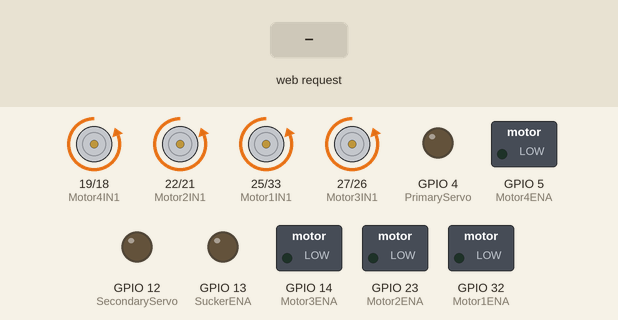
Simulated run of this sketch. Board: ESP32. Shown: motor-driver pin pairs drawn as motors (green arrow = first pin HIGH = forward, orange = second pin HIGH = backward, longer = more drive), switched loads named in the sketch (green lamp = pin HIGH), output pins drawn as LEDs (lit = HIGH). The inputs (shaded band) are chosen by the test bench. What the sketch prints to the serial monitor is not drawn.

Above: at 1.2 s.
1.3 s: HTTP request GET /?speed=1 received
Timing chart, 0 to 4.3 s (numbered marks = the images above; inputs shaded):
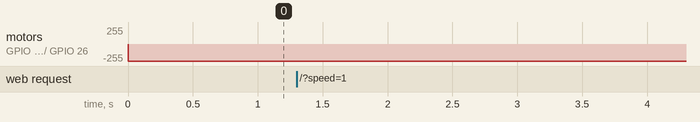

Measured:
- after the input at 1.3 s, every drawn part: stays the same

The sketch:

GripperMobileMecanum_Efficient.ino
```cpp
//Wifi Library
#include "esp_wifi.h"

//BAUD RATE
#define BAUDRATE 115200

//WIFI Configuration
#include "WiFi.h"

#include "ESPAsyncWebServer.h"//for more than 1 user
AsyncWebServer server(80);

//connecting
const char* ssid = "dagozilla";
const char* password = "PIZZAhut";

//PIN LOCOMOTION DECLARATION
#define Motor1ENA 32
#define Motor1IN1 25
#define Motor1IN2 33
#define Motor2ENA 23
#define Motor2IN1 22
#define Motor2IN2 21
#define Motor3ENA 14
#define Motor3IN1 27
#define Motor3IN2 26
#define Motor4ENA 5
#define Motor4IN1 19
#define Motor4IN2 18

//PIN GRIPPLER + HAND DECLARATION
#define PrimaryServo 4
#define SecondaryServo 12
#define SuckerENA 13

//LEDCWRITE CHANNEL
const int Motor1 = 1;
const int Motor2 = 2;
const int Motor3 = 3;
const int Motor4 = 4;
const int Sucker = 5;

//for ledcWrite program
const int PWM_FREQ = 500;     // Recall that Arduino Uno is ~490 Hz. Official ESP32 example uses 5,000Hz
const int PWM_RESOLUTION = 8; // We'll use same resolution as Uno (8 bits, 0-255) but ESP32 can go up to 16 bits


//DECLARE VARIABLE
int pwm =0;
int pwmMax = 255;
int pwmMin = 0; //tuning lagi, cari deadzone

//DECLARE FUNCTION
void forward(int pwm);
void backward(int pwm);
void right(int pwm);
void left(int pwm);
void clockwise(int pwm);
void counterClockwise(int pwm);
void rightForward(int pwm);
void leftForward(int pwm);
void rightBackward(int pwm);
void leftBackward(int pwm);

//ENUM FOR STATE
enum state{
  FORWARD, BACKWARD, RIGHT, LEFT, CW, CCW, RIGHTFORWARD, RIGHTBACKWARD, LEFTFORWARD, LEFTBACKWARD, OFF
};

state currentState;

//DECLARE FUNCTION
void CommunicationTask(void * pvParameters);
void MotorTask(void * pvParameters);
```

CommunicationTask.ino
```cpp
void CommunicationTask(void * pvParameters) {
    WiFi.softAP(ssid, password);
    IPAddress IP = WiFi.softAPIP();

    server.on("/", HTTP_GET, [](AsyncWebServerRequest *request) {
        struct Command {
            const char *name;
            int stateValue;
        };

        // Define the button commands
        Command commands[] = {
            {"tombolKanan", RIGHT}, {"tombolKiri", LEFT}, {"tombolMaju", FORWARD},
            {"tombolMundur", BACKWARD}, {"tombolCW", CW}, {"tombolCCW", CCW},
            {"tombolKananAtas", RIGHTFORWARD}, {"tombolKananBawah", RIGHTBACKWARD},
            {"tombolKiriAtas", LEFTFORWARD}, {"tombolKiriBawah", LEFTBACKWARD}
        };

        bool receivedCommand = false;

        for (const auto &cmd : commands) {
            if (request->hasParam(cmd.name)) {
                String value = request->getParam(cmd.name)->value();
                request->send(200, "text/plain", "Input received: " + value);

                int a = value.toInt();
                if (a == 1) {
                    currentState = static_cast<state>(cmd.stateValue);;
                    Serial.println(cmd.name);
                } else {
                    currentState = OFF;
                }
                receivedCommand = true;
            }
        }

        // Handle speed separately
        if (request->hasParam("speed")) {
            String speedString = request->getParam("speed")->value();
            request->send(200, "text/plain", "Speed received: " + speedString);

            int a = speedString.toInt();
            pwm = constrain(a, pwmMin, pwmMax);
            Serial.println("speed");
            receivedCommand = true;
        }

        // Handle invalid request
        if (!receivedCommand) {
            request->send(400, "text/plain", "Bad Request: No valid input provided");
        }
    });

    server.begin();
}
```

Setup.ino
```cpp
void setup() {
  //BAUD RATE
  Serial.begin(BAUDRATE);

  // PIN MODE
    pinMode(Motor1ENA, OUTPUT);
    pinMode(Motor1IN1, OUTPUT);
    pinMode(Motor1IN2, OUTPUT);
    pinMode(Motor2ENA, OUTPUT);
    pinMode(Motor2IN1, OUTPUT);
    pinMode(Motor2IN2, OUTPUT);
    pinMode(Motor3ENA, OUTPUT);
    pinMode(Motor3IN1, OUTPUT);
    pinMode(Motor3IN2, OUTPUT);
    pinMode(Motor4ENA, OUTPUT);
    pinMode(Motor4IN1, OUTPUT);
    pinMode(Motor4IN2, OUTPUT);
    pinMode(PrimaryServo, OUTPUT);
    pinMode(SecondaryServo, OUTPUT);
    pinMode(Sucker, OUTPUT);

  //LEDCWRITE CONFIGURATION
  // configure LED PWM functionalitites
  ledcSetup(1, PWM_FREQ, PWM_RESOLUTION);
  ledcSetup(2, PWM_FREQ, PWM_RESOLUTION);
  ledcSetup(3, PWM_FREQ, PWM_RESOLUTION);
  ledcSetup(4, PWM_FREQ, PWM_RESOLUTION);
  ledcSetup(5, PWM_FREQ, PWM_RESOLUTION);


  // attach the channel to the GPIO to be controlled
  ledcAttachPin(Motor1ENA, Motor1);
  ledcAttachPin(Motor2ENA, Motor2);
  ledcAttachPin(Motor3ENA, Motor3);
  ledcAttachPin(Motor4ENA, Motor4);
  ledcAttachPin(SuckerENA, Sucker);

  // Communication Task on Core 0
  xTaskCreatePinnedToCore(CommunicationTask, "CommunicationTask", 10000, NULL, 1, NULL, 0);

  // System Control Task on Core 1
  xTaskCreatePinnedToCore(SystemControlTask, "SystemControlTask", 10000, NULL, 1, NULL, 1);
}
```

SystemControlTask.ino
```cpp
void SystemControlTask(void *pvParameters) {
    controlMotors(currentState, pwm);
}

void controlMotors(int state, int pwm) {
    // Define motor states as a lookup table
    const int motorStates[11][4][2] = {
        //  {Motor1, Motor2, Motor3, Motor4}
        //  { {IN1, IN2}, {IN1, IN2}, {IN1, IN2}, {IN1, IN2} }
        {{0, 1}, {0, 1}, {0, 1}, {0, 1}}, // FORWARD
        {{1, 0}, {1, 0}, {1, 0}, {1, 0}}, // BACKWARD
        {{1, 0}, {0, 1}, {0, 1}, {1, 0}}, // RIGHT
        {{0, 1}, {1, 0}, {1, 0}, {0, 1}}, // LEFT
        {{1, 0}, {0, 1}, {0, 1}, {1, 0}}, // CW
        {{0, 1}, {1, 0}, {1, 0}, {0, 1}}, // CCW
        {{0, 0}, {0, 1}, {0, 1}, {0, 0}}, // RIGHTFORWARD
        {{1, 0}, {0, 0}, {0, 0}, {1, 0}}, // RIGHTBACKWARD
        {{0, 1}, {0, 0}, {0, 0}, {0, 1}}, // LEFTFORWARD
        {{0, 0}, {1, 0}, {1, 0}, {0, 0}}, // LEFTBACKWARD
        {{0, 0}, {0, 0}, {0, 0}, {0, 0}}  // OFF
    };

    // Set motor directions
    digitalWrite(Motor1IN1, motorStates[state][0][0]);
    digitalWrite(Motor1IN2, motorStates[state][0][1]);
    digitalWrite(Motor2IN1, motorStates[state][1][0]);
    digitalWrite(Motor2IN2, motorStates[state][1][1]);
    digitalWrite(Motor3IN1, motorStates[state][2][0]);
    digitalWrite(Motor3IN2, motorStates[state][2][1]);
    digitalWrite(Motor4IN1, motorStates[state][3][0]);
    digitalWrite(Motor4IN2, motorStates[state][3][1]);

    // Set motor speed
    int speed = (state == OFF) ? 0 : pwm;
    ledcWrite(Motor1, speed);
    ledcWrite(Motor2, speed);
    ledcWrite(Motor3, speed);
    ledcWrite(Motor4, speed);
}

void loop(){
  //null
}
```
